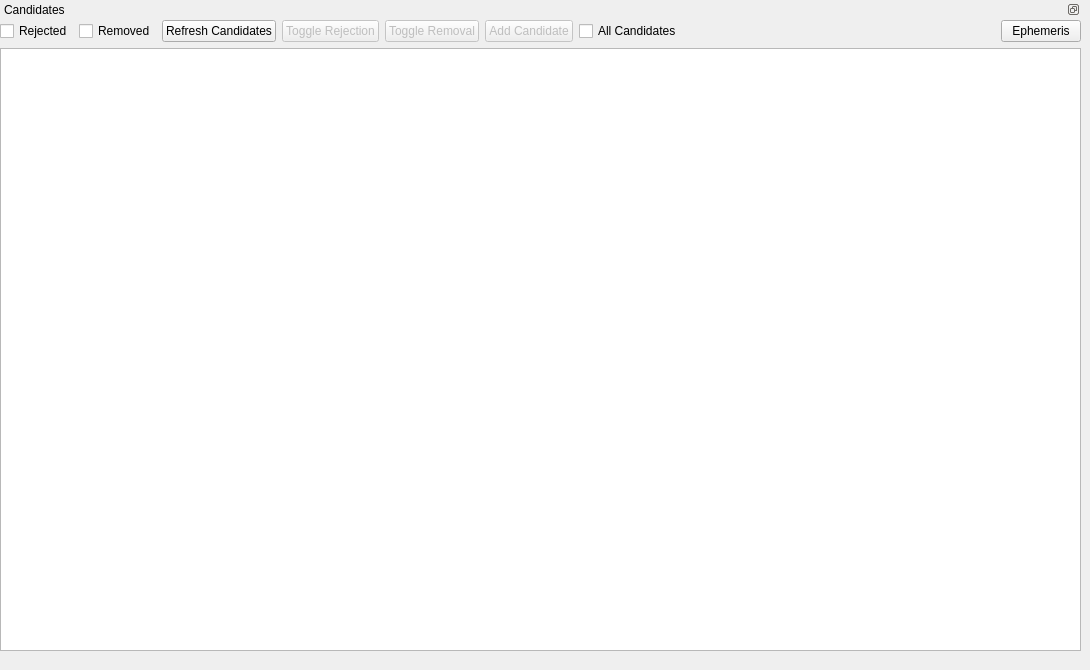
    <widget class="QWidget" name="candidatesTab">
     <attribute name="title">
      <string>Candidates</string>
     </attribute>
     <widget class="QDockWidget" name="candidateDock">
      <property name="geometry">
       <rect>
        <x>0</x>
        <y>0</y>
        <width>1081</width>
        <height>661</height>
       </rect>
      </property>
      <property name="sizePolicy">
       <sizepolicy hsizetype="Expanding" vsizetype="Expanding">
        <horstretch>0</horstretch>
        <verstretch>0</verstretch>
       </sizepolicy>
      </property>
      <property name="features">
       <set>QDockWidget::DockWidgetFloatable|QDockWidget::DockWidgetMovable</set>
      </property>
      <property name="windowTitle">
       <string>Candidates</string>
      </property>
      <widget class="QWidget" name="candidateDockContents">
       <widget class="QWidget" name="layoutWidget">
        <property name="geometry">
         <rect>
          <x>0</x>
          <y>1</y>
          <width>1081</width>
          <height>631</height>
         </rect>
        </property>
        <layout class="QVBoxLayout" name="candVertLayout">
         <item>
          <layout class="QHBoxLayout" name="horizontalLayout">
           <item>
            <widget class="QCheckBox" name="showRejectedCheckbox">
             <property name="sizePolicy">
              <sizepolicy hsizetype="Preferred" vsizetype="Fixed">
               <horstretch>0</horstretch>
               <verstretch>0</verstretch>
              </sizepolicy>
             </property>
             <property name="text">
              <string>Rejected</string>
             </property>
            </widget>
           </item>
           <item>
            <widget class="QCheckBox" name="showRemovedCheckbox">
             <property name="sizePolicy">
              <sizepolicy hsizetype="Preferred" vsizetype="Fixed">
               <horstretch>0</horstretch>
               <verstretch>0</verstretch>
              </sizepolicy>
             </property>
             <property name="text">
              <string>Removed</string>
             </property>
            </widget>
           </item>
           <item>
            <widget class="QPushButton" name="refreshCandButton">
             <property name="sizePolicy">
              <sizepolicy hsizetype="Preferred" vsizetype="Fixed">
               <horstretch>0</horstretch>
               <verstretch>0</verstretch>
              </sizepolicy>
             </property>
             <property name="text">
              <string>Refresh Candidates</string>
             </property>
             <property name="shortcut">
              <string>R</string>
             </property>
            </widget>
           </item>
           <item>
            <widget class="QPushButton" name="toggleRejectButton">
             <property name="enabled">
              <bool>false</bool>
             </property>
             <property name="text">
              <string>Toggle Rejection</string>
             </property>
            </widget>
           </item>
           <item>
            <widget class="QPushButton" name="removeToggleButton">
             <property name="enabled">
              <bool>false</bool>
             </property>
             <property name="text">
              <string>Toggle Removal</string>
             </property>
            </widget>
           </item>
           <item>
            <widget class="QPushButton" name="addCandidateButton">
             <property name="enabled">
              <bool>false</bool>
             </property>
             <property name="text">
              <string>Add Candidate</string>
             </property>
            </widget>
           </item>
           <item>
            <widget class="QCheckBox" name="allCandidatesCheckbox">
             <property name="toolTip">
              <string>Show all candidates, not just recent ones</string>
             </property>
             <property name="text">
              <string>All Candidates</string>
             </property>
            </widget>
           </item>
           <item>
            <spacer name="horizontalSpacer_3">
             <property name="orientation">
              <enum>Qt::Horizontal</enum>
             </property>
             <property name="sizeHint" stdset="0">
              <size>
               <width>40</width>
               <height>20</height>
              </size>
             </property>
            </spacer>
           </item>
           <item>
            <widget class="QPushButton" name="candidateEphemerisButton">
             <property name="text">
              <string>Ephemeris</string>
             </property>
            </widget>
           </item>
          </layout>
         </item>
         <item>
          <widget class="QTableWidget" name="candidateTable">
           <property name="editTriggers">
            <set>QAbstractItemView::NoEditTriggers</set>
           </property>
           <property name="dragDropOverwriteMode">
            <bool>false</bool>
           </property>
           <property name="selectionMode">
            <enum>QAbstractItemView::MultiSelection</enum>
           </property>
           <property name="selectionBehavior">
            <enum>QAbstractItemView::SelectRows</enum>
           </property>
           <property name="sortingEnabled">
            <bool>true</bool>
           </property>
           <attribute name="verticalHeaderShowSortIndicator" stdset="0">
            <bool>true</bool>
           </attribute>
          </widget>
         </item>
        </layout>
       </widget>
      </widget>
     </widget>
    </widget>
